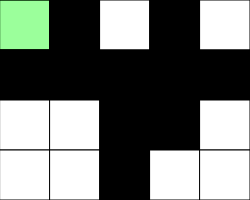
Frame 1 (no input)
Frame 60 (no input): identical to frame 1, image omitted
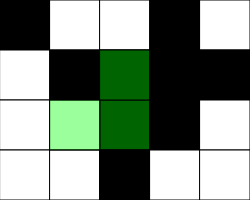
Frame 120 (the mouse pressed at the canvas centre since frame 60)

The p5.js sketch that drew these frames (run headless with seeded random() and noise() and a simulated clock; from frame 60 on, the mouse is pressed at the canvas centre):

// p5.js sketch
// ── sketch.js
// Puzzle Game Starter
// Mason L.
// Nov. 6, 2023
//A first foray into working with 2D arrays.

let grid = [[],[],[],[]];
const NUM_ROWS = 4;
const NUM_COLS = 5;
let rectWidth = 50;
let rectHeight = 50;
let col, row; // x and y position of the mouse (grid)

function setup() {
  randomGrid();
  createCanvas(rectWidth*NUM_COLS, rectHeight*NUM_ROWS);
}

function randomGrid(){ // will go through each square in the grid and give a black or white colour
  
  for (let i = 0; i < grid.length; i++){
    for (let s = 0; s < 5; s++){
      let number = Math.floor(random(0,2));
      if(number === 0){
        grid[i].push(number);
      }
      else{
        grid[i].push(255);
      }
    }
  }
}

function draw() {
  col = getCurrentX();
  row = getCurrentY();
  background(220);
  renderGrid();
  //print(col,row);
  winCondition();
  //print(int(mouseX/rectWidth));
  // if(frameCount%1===0){
  //   let rX = floor(random(NUM_COLS));
  //   let rY = floor(random(NUM_ROWS));
    //grid[rY][rX] = random(255);
  //}
}

function mousePressed(){
  if (keyIsDown(SHIFT)){ // if shift key is down when mouse is clicked, flip only one on the mouse
    flip(col,row);
  }
  else{
    // when the mouse is pressed, flip the corresponding 2D array value
    // also going to flip 4 cardinal neighbour (N, S, E, W)
    flip(col,row); // flip "active tile"

    // flip the neighbouring tiles too
    if(row>0) flip(col,row-1); // flip the above
    if(col < NUM_COLS-1) flip(col+1,row);
    if(row < NUM_ROWS-1) flip (col, row+1);
    if(col>0) flip(col-1, row);
  }
}

function winCondition(){
  let first = grid[0][0];

  for(let x = 0; x < NUM_COLS; x ++){ // check each square
    for(let y = 0; y < NUM_ROWS; y ++){
      let item = grid[y][x]; // is the square same as the first square

      if (item !== first){
        return;
      }
    }
  }
  if(first === 0){ // fill value for when the grid is all white or black
    fill(255);
  }
  else{
    fill(0);
  }
  text("winner winner chicken dinner", 50, 25);
}

function flip(x,y){
  //at a given x,y flip the value in our 2D array
  //0 to 255  255 to 0
  if (grid[y][x] === 0){
    grid[y][x] = 255;
  }
  else{
    grid[y][x] = 0;
  }
}

function getCurrentX(){
  //return the current column mouse is in
  let constrainX = constrain(mouseX,0,width-1);
  return int(constrainX/rectWidth);
}

function getCurrentY(){
  //return the current row mouse is in
  let constrainY = constrain(mouseY,0,height-1);
  return int(constrainY/rectHeight);
}

function renderGrid(){
  //creates a 2D of squares using info from our 2D Array for the 
  //corresponding fill values
  for(let x = 0; x < NUM_COLS; x++){
    for(let y = 0; y < NUM_ROWS; y++){
      let fillValue = grid[y][x];
      fill(fillValue);
      rect(x*rectWidth, y*rectHeight, rectWidth, rectHeight);
      if (x===col && y===row) {
        // this is an overlay for the squares
        fill(0, 255, 0, 100); // transparent light green 
        rect(x*rectWidth, y*rectHeight, rectWidth, rectHeight);// draw overlay on the square you are hovering on
        if (x>0) rect((x-1)*rectWidth, y*rectHeight, rectWidth, rectHeight);
        if (y>0) rect(x*rectWidth, (y-1)*rectHeight, rectWidth, rectHeight);
        if (x<NUM_COLS-1) rect((x+1)*rectWidth, y*rectHeight, rectWidth, rectHeight);
        if (y<NUM_ROWS-1) rect(x*rectWidth, (y+1)*rectHeight, rectWidth, rectHeight);
      }
    }
  }
}
